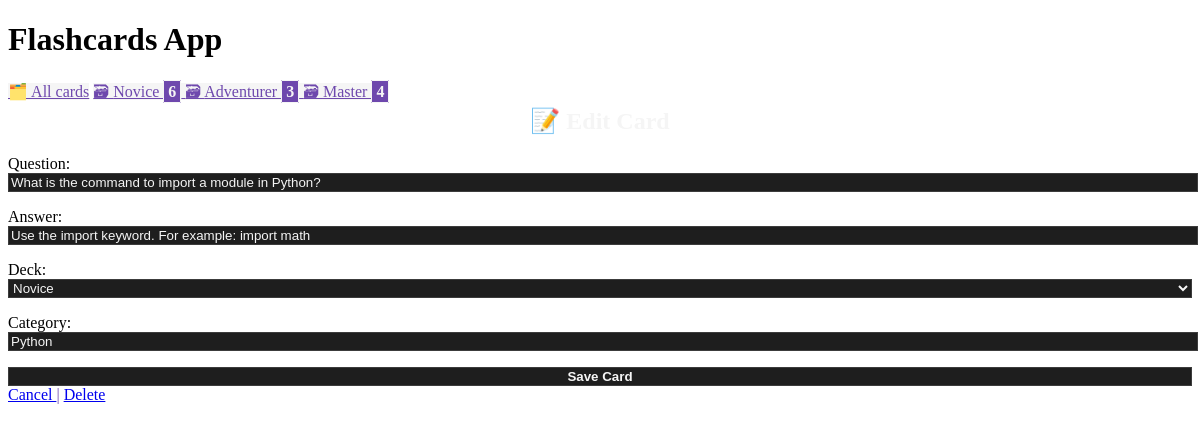
Screenshot of /edit/11 with the database file from the repository.
### cards/models.py (models this page shows, shortened)
class Card(models.Model):
    question = models.CharField(max_length=100)
    answer = models.CharField(max_length=100)
    deck = models.IntegerField(
        choices=zip(DECKS, DECKS),  # type: ignore
        default=DECKS[0],
        )
    date_created = models.DateTimeField(auto_now_add=True)
    category = models.CharField(max_length=100, default="")
    knownAnswerCount = models.IntegerField(default=0)
    unknownAnswerCount = models.IntegerField(default=0)

### cards/views.py (the view)
class CardUpdateView(CardCreateView, UpdateView):
    success_url = reverse_lazy("card-list")

### cards/forms.py
class CardForm(forms.ModelForm):
    class Meta:
        model = Card
        fields = ["question", "answer", "deck", "category"]
    def __init__(self, *args, **kwargs):
        super().__init__(*args, **kwargs)
        self.fields['deck'].choices = [(num, DECK_NAMES.get(num, 'Unknown')) for num, _ in self.fields['deck'].choices]

### cards/templatetags/cards_tags.py (called while the page is built)
@register.inclusion_tag("cards/deck_links.html")
def deck_as_links():
    decks = []
    for deck_num in DECKS:
        card_count = Card.objects.filter(deck=deck_num).count()
        decks.append({
            "number": deck_num,
            "card_count": card_count,
            "name": DECK_NAMES.get(deck_num, 'Unknown'),
        })
    return {"decks": decks}

### cards/templatetags/deck_filters.py (called while the page is built)
@register.filter
def deck_name(deck_number):
    return DECK_NAMES.get(deck_number, 'Unknown')

### cards/templates/cards/card_form.html (shortened to what this page needs)
{% extends "cards/base.html" %}
{% block content %}
    {% if card %}
        <h2>📝 Edit Card</h2>
    {% else %}
        <h2>🆕 Create New Card</h2>
    {% endif %}
    <form method="post">
        {{ form.as_p }}
        <input type="submit" value="Save Card">
    </form>
    <a href="{% url 'card-list' %}">
        Cancel
    </a>
    {% if card %}
        <span style="color: var(--accent);"> | </span>
        <a href="{% url 'card-delete' card.id %}">
            Delete
        </a>
    {% endif %}
{% endblock %}

### cards/static/css/custom.css (style rules this page uses)
:root { --accent: #6e48ad; --accent-bg: #6e48ad; --bg: #1e1e1e; --text: #f5f5f5; --text-light: #b1b1b1; --border: #3c3c3c; --border-light: #f5f5f5; --code: #d81b60; --preformatted: #dcdcdc; }
h2 { text-align: center; color: var(--text); }
h2, h4 { margin-top: 0; color: var(--text); }
input, select, textarea { background-color: var(--bg); color: var(--text); width: 100%; border: 1px solid var(--border); }
form>input[type="submit"] { color: var(--text); font-weight: bold; }

### rows the page displays
Card: question "What is the command to import a module in Python?", answer "Use the import keyword. For example: import math", deck "Novice", category "Python"

### other values shown
{{ deck.number | deck_name }} "Novice" "Adventurer" "Master"
{{ deck.card_count }} "6" "3" "4"
